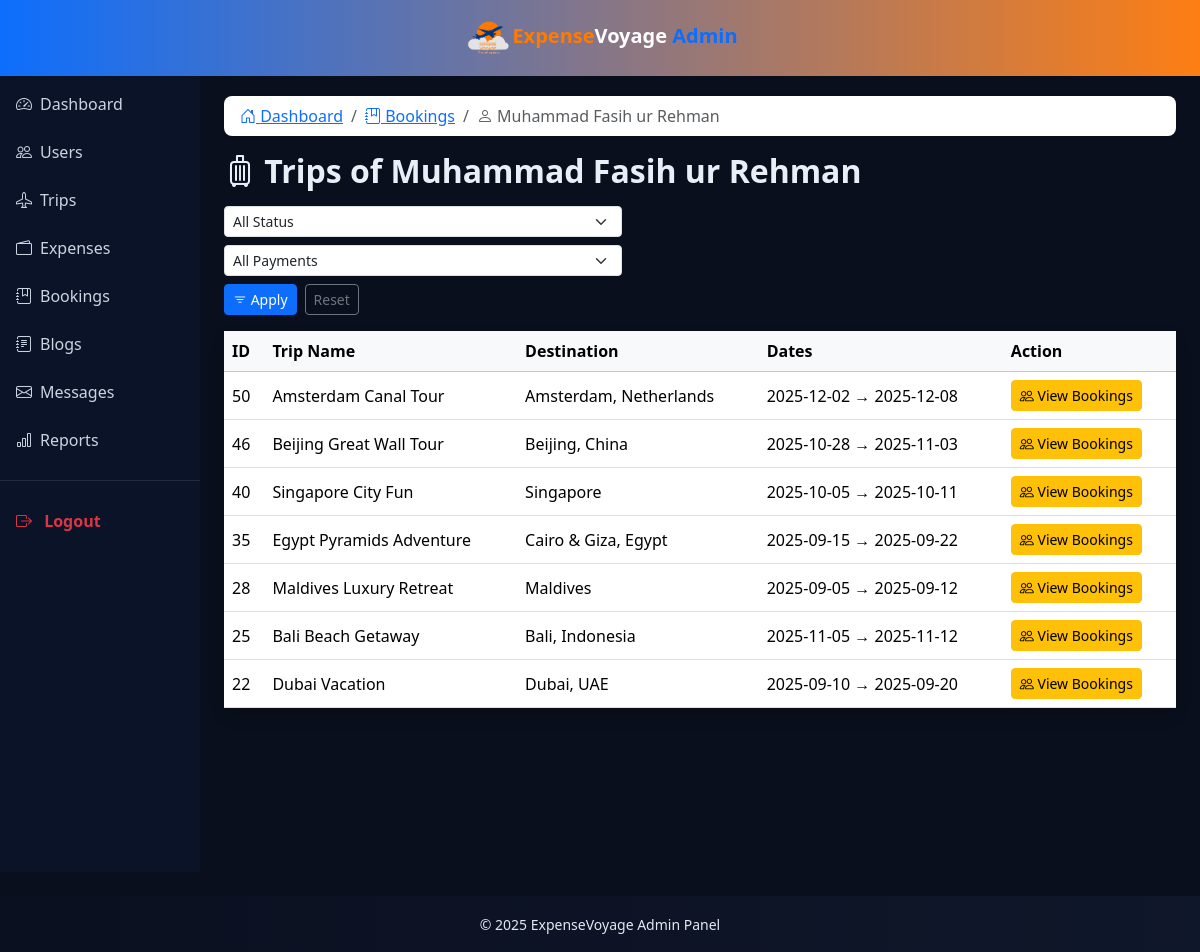
The app's page /admin/users-bookings-trips.php?user_id=5 (signed in) with its own data.
### tables this page shows
CREATE TABLE `users` (
  `id` int(11) NOT NULL,
  `first_name` varchar(50) NOT NULL,
  `last_name` varchar(50) NOT NULL,
  `email` varchar(100) NOT NULL,
  `password` varchar(255) NOT NULL,
  `created_at` timestamp NOT NULL DEFAULT current_timestamp(),
  `remember_token` varchar(255) DEFAULT NULL
);

CREATE TABLE `trips` (
  `id` int(11) NOT NULL,
  `trip_name` varchar(100) NOT NULL,
  `destination` varchar(100) NOT NULL,
  `image` varchar(255) DEFAULT 'default.jpg',
  `description` text DEFAULT NULL,
  `start_date` date NOT NULL,
  `end_date` date NOT NULL,
  `budget` decimal(10,2) NOT NULL,
  `created_at` timestamp NOT NULL DEFAULT current_timestamp(),
  `user_id` int(11) UNSIGNED DEFAULT NULL
);

### admin/helpers.php (called while the page is built, shortened)
<?php
function h($str){
  return htmlspecialchars($str ?? '', ENT_QUOTES, 'UTF-8');
}

### admin/users-bookings-trips.php (the view, shortened to what this page needs)
<?php
require_once "connect.php";
require_once "helpers.php";
require_once "inc/admin-header.php";
require_once "inc/admin-sidebar.php";
$user_id = (int)($_GET['user_id'] ?? 0);
$user = $conn->query("SELECT * FROM users WHERE id=$user_id")->fetch_assoc();
$status_filter = $_GET['status'] ?? 'all';
$payment_filter = $_GET['payment'] ?? 'all';
$whereStatus = $status_filter !== 'all' ? " AND b.status='".$conn->real_escape_string($status_filter)."'" : '';
$wherePayment = $payment_filter !== 'all' ? " AND b.payment_status='".$conn->real_escape_string($payment_filter)."'" : '';
$limit = 10;
$page = max(1, (int)($_GET['page'] ?? 1));
$offset = ($page-1)*$limit;
$sql = "SELECT DISTINCT t.id, t.trip_name, t.destination, t.start_date, t.end_date
        FROM trips t
        JOIN bookings b ON b.trip_id = t.id
        WHERE b.user_id=$user_id $whereStatus $wherePayment
        ORDER BY t.id DESC LIMIT $limit OFFSET $offset";
$res = $conn->query($sql);
?>
<main class="col-12 col-md-12 col-lg-10 p-4">
  <nav aria-label="breadcrumb" data-aos="fade-down">
    <ol class="breadcrumb bg-white px-3 py-2 rounded-3 shadow-sm">
      <li class="breadcrumb-item"><a href="dashboard.php"><i class="bi bi-house-door crumb-dashboard"></i> Dashboard</a></li>
      <li class="breadcrumb-item"><a href="admin-bookings.php"><i class="bi bi-journal-bookmark crumb-trip"></i> Bookings</a></li>
      <li class="breadcrumb-item active"><i class="bi bi-person crumb-user"></i> <?=h($user['first_name']." ".$user['last_name'])?></li>
    </ol>
  </nav>
  <h2 class="fw-bold text-gradient mb-3" data-aos="fade-right">
    <i class="bi bi-suitcase"></i> Trips of <?=h($user['first_name']." ".$user['last_name'])?>
  </h2>
  <div class="d-flex flex-wrap gap-2 mb-3" data-aos="fade-left">
    <form method="get" class="d-flex flex-wrap gap-2">
      <select name="status" class="form-select form-select-sm">
        <option value="all" <?=$status_filter=='all'?'selected':''?>>All Status</option>
      </select>
      <select name="payment" class="form-select form-select-sm">
        <option value="all" <?=$payment_filter=='all'?'selected':''?>>All Payments</option>
      </select>
      <button class="btn btn-sm btn-primary"><i class="bi bi-filter"></i> Apply</button>
      <a href="users-bookings-trips.php?user_id=<?=$user_id?>" class="btn btn-sm btn-outline-secondary">Reset</a>
    </form>
  </div>
  <div class="card shadow border-0 rounded-3" data-aos="fade-up">
    <div class="table-responsive">
      <table class="table table-hover align-middle mb-0">
        <thead class="table-light"><tr><th>ID</th><th>Trip Name</th><th>Destination</th><th>Dates</th><th>Action</th></tr></thead>
        <tbody>
        <?php if ($res->num_rows): while($t=$res->fetch_assoc()): ?>
          <tr>
            <td><?=$t['id']?></td>
            <td><?=h($t['trip_name'])?></td>
            <td><?=h($t['destination'])?></td>
            <td><?=h($t['start_date'])?> → <?=h($t['end_date'])?></td>
            <td><a href="trips-bookings.php?trip_id=<?=$t['id']?>&user_id=<?=$user_id?>" class="btn btn-sm btn-warning"><i class="bi bi-people"></i> View Bookings</a></td>
          </tr>
        <?php endwhile; else: ?>
          <tr><td colspan="5" class="text-center text-muted">No trips found.</td></tr>
        <?php endif; ?>
        </tbody>
      </table>
    </div>
  </div>
</main>
<?php require_once "inc/admin-footer.php"; ob_end_flush(); ?>

### admin/assets/admin.css (style rules this page uses)
html, body { height: 100%; }
html, body { overflow-x: hidden; }

### admin/inc/admin-header.php (style rules this page uses)
:root { --primary:#0d6efd; --accent:#fd7e14; --dark:#0b1020; --light:#f8f9fa; }
body { background:#0a0f1d; color:#e9eef7; font-family:"Segoe UI",sans-serif; }

### admin/users-bookings-trips.php (style rules this page uses)
.table { white-space: nowrap !important; }
.table-responsive { overflow-x: auto !important; -webkit-overflow-scrolling: touch !important; }
.table-responsive table { min-width: 700px !important; }
.table-responsive th { white-space: nowrap !important; font-weight: 600; }
.table-responsive td { white-space: normal !important; word-break: break-word !important; }
.table-responsive td:last-child { white-space: nowrap !important; }

### records on screen
users: first_name+last_name "Muhammad Fasih ur Rehman"
trips: id "50", trip_name "Amsterdam Canal Tour", destination "Amsterdam, Netherlands", start_date "2025-12-02", end_date "2025-12-08"
trips: id "46", trip_name "Beijing Great Wall Tour", destination "Beijing, China", start_date "2025-10-28", end_date "2025-11-03"
trips: id "40", trip_name "Singapore City Fun", destination "Singapore", start_date "2025-10-05", end_date "2025-10-11"
trips: id "35", trip_name "Egypt Pyramids Adventure", destination "Cairo & Giza, Egypt", start_date "2025-09-15", end_date "2025-09-22"
trips: id "28", trip_name "Maldives Luxury Retreat", destination "Maldives", start_date "2025-09-05", end_date "2025-09-12"
trips: id "25", trip_name "Bali Beach Getaway", destination "Bali, Indonesia", start_date "2025-11-05", end_date "2025-11-12"
trips: id "22", trip_name "Dubai Vacation", destination "Dubai, UAE", start_date "2025-09-10", end_date "2025-09-20"

### other values on screen
$label "Dashboard Users Trips Expenses Bookings Blogs Messages"
